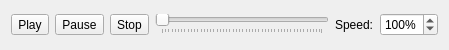
<?xml version="1.0" encoding="UTF-8"?>
<ui version="4.0">
 <class>AnimationControler</class>
 <widget class="QWidget" name="AnimationControler">
  <property name="geometry">
   <rect>
    <x>0</x>
    <y>0</y>
    <width>449</width>
    <height>50</height>
   </rect>
  </property>
  <property name="windowTitle">
   <string>Form</string>
  </property>
  <layout class="QVBoxLayout" name="verticalLayout">
   <item>
    <layout class="QHBoxLayout" name="horizontalLayout">
     <item>
      <widget class="QToolButton" name="toolButtonPlay">
       <property name="toolTip">
        <string>Play</string>
       </property>
       <property name="text">
        <string>Play</string>
       </property>
       <property name="icon">
        <iconset resource="imageviewer.qrc">
         <normaloff>:/resources/images/player_play.png</normaloff>:/resources/images/player_play.png</iconset>
       </property>
       <property name="iconSize">
        <size>
         <width>20</width>
         <height>20</height>
        </size>
       </property>
      </widget>
     </item>
     <item>
      <widget class="QToolButton" name="toolButtonPause">
       <property name="toolTip">
        <string>Pause</string>
       </property>
       <property name="text">
        <string>Pause</string>
       </property>
       <property name="icon">
        <iconset resource="imageviewer.qrc">
         <normaloff>:/resources/images/player_pause.png</normaloff>:/resources/images/player_pause.png</iconset>
       </property>
       <property name="iconSize">
        <size>
         <width>20</width>
         <height>20</height>
        </size>
       </property>
       <property name="checkable">
        <bool>true</bool>
       </property>
      </widget>
     </item>
     <item>
      <widget class="QToolButton" name="toolButtonStop">
       <property name="toolTip">
        <string>Stop</string>
       </property>
       <property name="text">
        <string>Stop</string>
       </property>
       <property name="icon">
        <iconset resource="imageviewer.qrc">
         <normaloff>:/resources/images/player_stop.png</normaloff>:/resources/images/player_stop.png</iconset>
       </property>
       <property name="iconSize">
        <size>
         <width>20</width>
         <height>20</height>
        </size>
       </property>
      </widget>
     </item>
     <item>
      <widget class="QSlider" name="horizontalSliderCurrentFrame">
       <property name="toolTip">
        <string>Current Frame</string>
       </property>
       <property name="orientation">
        <enum>Qt::Horizontal</enum>
       </property>
       <property name="tickPosition">
        <enum>QSlider::TicksBelow</enum>
       </property>
       <property name="tickInterval">
        <number>2</number>
       </property>
      </widget>
     </item>
     <item>
      <widget class="QLabel" name="labelSpeed">
       <property name="text">
        <string>Speed:</string>
       </property>
      </widget>
     </item>
     <item>
      <widget class="QSpinBox" name="spinBoxSpeed">
       <property name="toolTip">
        <string>Speed</string>
       </property>
       <property name="suffix">
        <string>%</string>
       </property>
       <property name="minimum">
        <number>1</number>
       </property>
       <property name="maximum">
        <number>999</number>
       </property>
       <property name="value">
        <number>100</number>
       </property>
      </widget>
     </item>
    </layout>
   </item>
  </layout>
 </widget>
 <resources>
  <include location="imageviewer.qrc"/>
 </resources>
 <connections/>
</ui>
